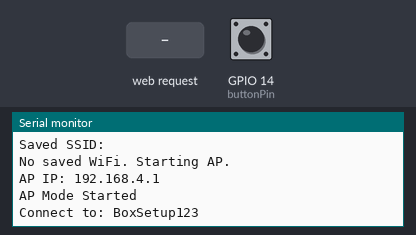
Simulated run of this sketch. Board: ESP32. Parts: the last lines printed to the serial monitor. The test bench sets the inputs (shaded band); at power-on: GPIO 14 (buttonPin) HIGH. WiFi joins after 1.5 s; servers stay silent unless stated; EEPROM starts erased. At 5.9 s the program restarts the board; the recording ends there.

Above: at 1.2 s.
1.3 s: GPIO 14 (buttonPin) pulled LOW for 0.15 s
At 2.1 s:
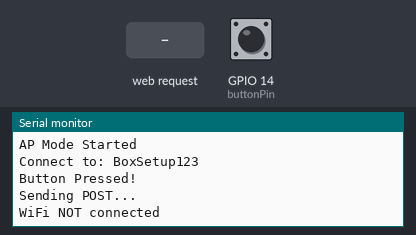
2.9 s: HTTP request GET /save received
At 3.4 s:
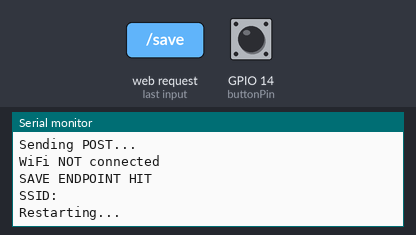

The sketch:

BtnPressSendCode.ino
```cpp
#include <WiFi.h>
#include <WebServer.h>
#include <HTTPClient.h>
#include <Preferences.h>

WebServer server(80);
Preferences preferences;

const int buttonPin = 14;
bool shouldRestart = false;

String ssid;
String password;

// ===== HTML SETUP PAGE =====
String setupPage = R"rawliteral(
<!DOCTYPE html>
<html>
<body>
  <h2>Setup WiFi</h2>

  SSID:<br>
  <input id="ssid"><br>
  Password:<br>
  <input id="password" type="password"><br><br>

  <button onclick="send()">Save</button>

  <script>
    function send() {
      let ssid = document.getElementById("ssid").value;
      let password = document.getElementById("password").value;

      fetch(`/save?ssid=${ssid}&password=${password}`)
        .then(res => res.text())
        .then(data => {
          document.body.innerHTML = data;
        });
    }
  </script>
</body>
</html>
)rawliteral";

// ===== HANDLE ROOT =====
void handleRoot() {
  server.send(200, "text/html", setupPage);
}

// ===== SAVE WIFI =====
void handleSave() {
  Serial.println("SAVE ENDPOINT HIT");

  ssid = server.arg("ssid");
  password = server.arg("password");

  Serial.print("SSID: ");
  Serial.println(ssid);

  preferences.begin("wifi", false);
  preferences.putString("ssid", ssid);
  preferences.putString("password", password);
  preferences.end();

  server.send(200, "text/html", "Saved! Device will restart...");

  shouldRestart = true;
}

// ===== START AP MODE =====
void startAPMode() {
  WiFi.softAP("BoxSetup123");

  Serial.print("AP IP: ");
  Serial.println(WiFi.softAPIP());

  server.on("/", handleRoot);
  server.on("/save", handleSave);

  server.begin();

  Serial.println("AP Mode Started");
  Serial.println("Connect to: BoxSetup123");
}

// ===== CONNECT TO WIFI =====
void connectToWiFi() {
  preferences.begin("wifi", true);
  ssid = preferences.getString("ssid", "");
  password = preferences.getString("password", "");
  preferences.end();

  Serial.print("Saved SSID: ");
  Serial.println(ssid);

  if (ssid == "") {
    Serial.println("No saved WiFi. Starting AP.");
    startAPMode();
    return;
  }

  WiFi.begin(ssid.c_str(), password.c_str());
  Serial.print("Connecting");

  int attempts = 0;
  while (WiFi.status() != WL_CONNECTED && attempts < 20) {
    delay(500);
    Serial.print(".");
    attempts++;
  }

  if (WiFi.status() == WL_CONNECTED) {
    Serial.println("\nConnected!");
    Serial.print("IP: ");
    Serial.println(WiFi.localIP());
  } else {
    Serial.println("\nFailed. Starting AP.");
    startAPMode();
  }
}

// ===== SEND POST REQUEST =====
void sendEvent() {
  Serial.println("Sending POST...");

  if (WiFi.status() == WL_CONNECTED) {
    Serial.println("WiFi OK");
    // https://webhook.site/9481ee50-bb48-4464-a1cb-9a8699894ac3
    HTTPClient http;
    http.begin("https://the-tarot-archive-box.onrender.com/data");
    http.addHeader("Content-Type", "application/json");

    String json = R"({
      "box_id": "TEST123",
      "event": "button_pressed"
    })";

    int httpResponseCode = http.POST(json);

    Serial.print("Response: ");
    Serial.println(httpResponseCode);

    if (httpResponseCode == -11){
      delay(5000);
      httpResponseCode = http.POST(json);
    }

    http.end();
  } else {
    Serial.println("WiFi NOT connected");
  }
}

void setup() {
  Serial.begin(115200);
  pinMode(buttonPin, INPUT_PULLUP);

  connectToWiFi();
}

bool lastState = HIGH;

void loop() {
  server.handleClient();

  // Restart safely outside request
  if (shouldRestart) {
    Serial.println("Restarting...");
    delay(3000);
    ESP.restart();
  }

  // Button detection (fixed debounce)
  bool currentState = digitalRead(buttonPin);

  if (lastState == HIGH && currentState == LOW) {
    Serial.println("Button Pressed!");
    sendEvent();
  }

  lastState = currentState;
}
```

Measured:
- after the input at 1.3 s, the serial monitor: prints a new line at once (image 1)
- after the input at 2.9 s, the serial monitor: prints a new line at once (image 2)
